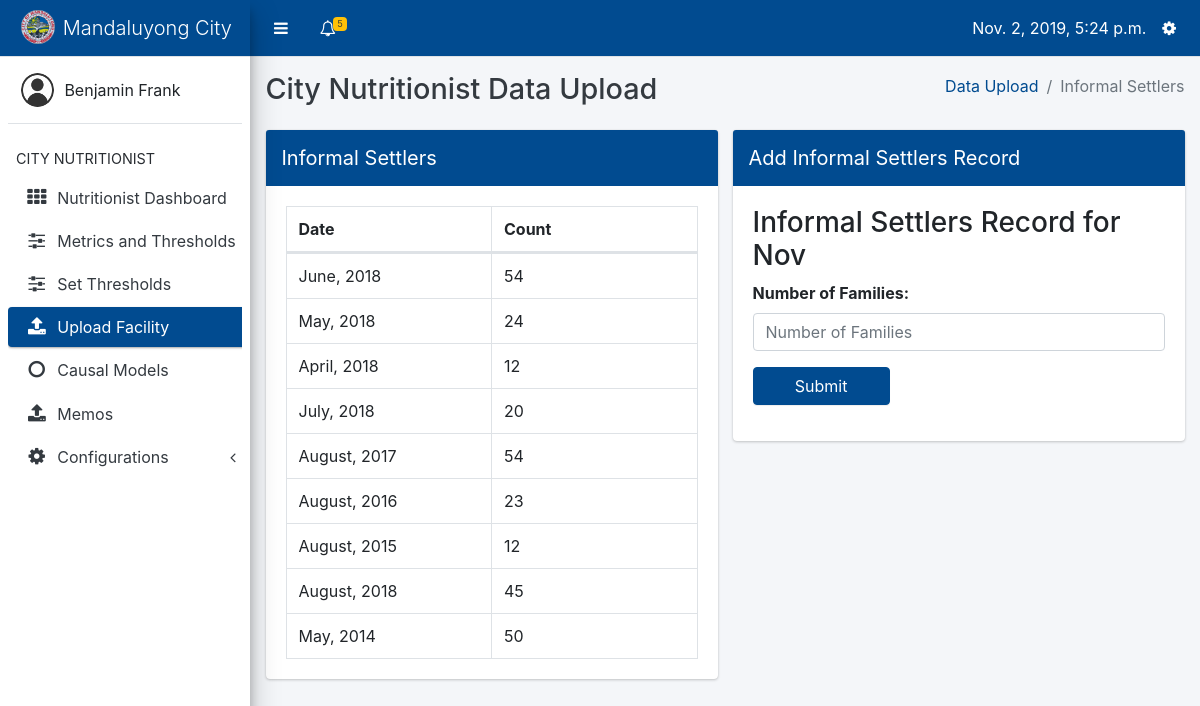
The page /data-input/nutritionist/informal_settlers (signed in) on the database its author committed.
### core/models.py (models this page shows, shortened)
class Profile(models.Model):
    user = models.OneToOneField(User, on_delete=models.CASCADE, related_name='profile')
    barangay = models.ForeignKey(Barangay, on_delete=models.CASCADE, null=True, blank=True)
    USER_TYPES = (
        ('Barangay Nutrition Scholar', 'Barangay Nutrition Scholar'),
        ('Nutritionist', 'Nutritionist'),
        ('Nutrition Program Coordinator', 'Nutrition Program Coordinator')
    )
    user_type = models.CharField(max_length=40, choices=USER_TYPES)

### datainput/models.py (models this page shows, shortened)
class InformalSettlers(models.Model):
    families_count = models.DecimalField(max_digits=5, decimal_places=0, verbose_name='Number of Families')
    date = models.DateField(default=datetime.now)

### datainput/views.py (the view)
# urls.py: path('nutritionist/informal_settlers', views.informal_settlers_index, name='informal_settlers_index'),
@login_required
def informal_settlers_index(request):
    records = InformalSettlers.objects.all()
    form = InformalSettlersForm(request.POST or None)
    has_record = validations.has_informal_settlers()
    if form.is_valid():
        record = form.save(commit=False)
        record.save()
        messages.success(request, 'Data successfully uploaded')
        return redirect('datainput:informal_settlers_index')
    profile = Profile.objects.get(user=request.user)
    context = {
        'profile': profile,
        'active': 'du',
        'records': records,
        'form': form,
        'has_record': has_record
    }
    return render(request, 'datainput/informal_settlers.html', context)

### datainput/forms.py
class InformalSettlersForm(ModelForm):
    class Meta:
        model = InformalSettlers
        fields =  '__all__'
        exclude = ['date']

### core/context_processors.py (called while the page is built)
def get_user_type(request):
    if request.user.is_anonymous:
        return {
            'user_type': None
        }
    return {
        'user_type': Profile.objects.get(user=request.user).user_type
    }

def get_notifications(request):
    if not request.user.is_anonymous:
        notifications = Notification.objects.filter(profile_to=Profile.objects.get(user=request.user)).order_by('date')
        return {
            'notifications': notifications
        }
    return {
        'notifications': None
    }

def get_unread_notifications(request):
    if not request.user.is_anonymous:
        unread_count = Notification.objects.filter(profile_to=Profile.objects.get(user=request.user), is_read=False)
        return {
            'unread_count': unread_count.count()
        }
    return {
        'unread_count': None
    }

def today(request):
    return {
        'today': datetime.now()
    }

def year_now(request):
    return {
        'year_present': datetime.now().year
    }

def profile(request):
    if request.user.is_anonymous:
        return {
            'profile': None
        }
    return {
        'profile': Profile.objects.get(user=request.user)
    }

### core/templatetags/tags.py (called while the page is built)
@register.filter(name='addcssclass')
def addcssclass(field):
   return field.as_widget(attrs={"class":"form-control", "placeholder":field.label})

@register.filter(name='field_type')
def field_type(field):
    return field.field.widget.__class__.__name__

### friends/datainput/validations.py (called while the page is built)
def has_informal_settlers():
    return InformalSettlers.objects.filter(date__year=datetime.now().year, date__month=datetime.now().month).count() > 0

### datainput/templates/datainput/informal_settlers.html (shortened to what this page needs)
{% extends 'core/nutritionist-layout.html' %}
{% block content %}
<div class="content-wrapper" style="min-height: 620px; height: auto; margin-top: 57px;">
    <div class="content-header">
        <div class="container-fluid">
            <div class="row mb-2">
                <div class="col-sm-6">
                    <h1 class="m-0 text-dark">City Nutritionist Data Upload</h1>
                </div>
                <div class="col-sm-6">
                    <ol class="breadcrumb float-sm-right">
                        <li class="breadcrumb-item"><a href="{% url 'datainput:nutritionist_upload' %}">Data Upload</a></li>
                        <li class="breadcrumb-item active">Informal Settlers</li>
                    </ol>
                </div>
            </div>
        </div>
    </div>
    <section class="content">
        <div class="container-fluid">
            <div class="row">
                <div class="col-6">
                    <div class="card card-primary">
                        <div class="card-header p-0">
                            <h3 class="card-title p-3">Informal Settlers</h3>
                        </div>
                        <div class="card-body">
                            <table class="table table-bordered">
                                <thead>
                                    <tr>
                                        <th style="width: 50%;">Date</th>
                                        <th>Count</th>
                                    </tr>
                                </thead>
                                <tbody>
                                    {% if records.count == 0 %}
                                    <tr>
                                        <td colspan="2" style="text-align: center;">No data recorded</td>
                                    </tr>
                                    {% else %}
                                    {% for record in records %}
                                    <tr>
                                        <td>{{ record.date|date:"F, Y"}}</td>
                                        <td>{{ record.families_count }}</td>
                                    </tr>
                                    {% endfor %}
                                    {% endif %}
                                </tbody>
                            </table>
                        </div>
                    </div>
                </div>
                <div class="col-6">
                    <div class="card card-primary">
                        <div class="card-header p-0">
                            <h3 class="card-title p-3">Add Informal Settlers Record</h3>
                        </div>
                        <div class="card-body">
                            {% if not has_record %}
                            <h3>Informal Settlers Record for {% now "M" %}</h3>
                            <div>
                                <form method="POST">
                                    {% include 'core/helpers/form_template.html' %}
                                    <input class="btn btn-primary col-4" type="submit">
                                </form>
                            </div>
                            {% else %}
                            <p style="text-align: center; margin-top: 16px;">Data has already been recorded for this year</p>
                            {% endif %}
                        </div>
                    </div>
                </div>
            </div>
        </div>
    </section>
</div>
{% endblock %}

### core/templates/core/nutritionist-layout.html (shortened to what this page needs)
{% load static %}
<html>
    <head>
        <link rel="stylesheet" type="text/css" href="{% static 'core/plugins/bootstrap/css/bootstrap.css' %}">
        <link rel="stylesheet" type="text/css" href="{% static 'core/plugins/css/adminlte.css' %}">
        <link rel="stylesheet" type="text/css" href="{% static 'core/plugins/datatables/dataTables.bootstrap4.css' %}">
        <link rel="stylesheet" type="text/css" href="{% static 'core/plugins/font-awesome/css/font-awesome.css' %}">
        <link rel="stylesheet" type="text/css" href="{% static 'core/plugins/select2/select2.css' %}">
    </head>
    <body class="sidebar-mini" style="padding-right: 0 !important;">
        <div class="wrapper">
            <nav class="main-header navbar navbar-expand border-bottom navbar-light bg-primary" style="position: fixed; right: 0; left: 0;">
                <ul class="navbar-nav">
                    <li class="nav-item">
                        <a class="nav-link" data-widget="pushmenu" href="#" style="padding-top: 12px;"><i class="fa fa-bars"></i></a>
                    </li>
                    <li class="nav-item dropdown">
                        <a class="nav-link" data-toggle="dropdown" href="#" aria-expanded="false" style="padding-top: 12px;">
                            <i class="fa fa-bell-o"></i>
                            {% if unread_count > 0 %}
                                <span class="badge badge-warning navbar-badge">
                                {{ unread_count }}</span>
                            {% endif %}
                        </a>
                    </li>
                </ul>
                <ul class="navbar-nav ml-auto">
                    <li class="nav-item mt-2">
                        {{ today }}
                    </li>
                    <li class="nav-item dropdown">
                        <a class="nav-link" data-toggle="dropdown" href="#" aria-expanded="true" style="padding-top: 12px;">
                            <i class="fa fa-cog"></i>
                        </a>
                    </li>
                </ul>
            </nav>
            <aside class="main-sidebar elevation-4 sidebar-light-primary" style="min-height: 620px;">
                <div class="brand-link bg-primary">
                    <img src="{% static 'core/images/com.png' %}" class="brand-image img-circle" style="opacity: .8">
                    <span class="brand-text font-weight-light">Mandaluyong City</span>
                </div>
                <div class="sidebar">
                    <div class="user-panel mt-3 pb-3 mb-3 d-flex">
                        <div class="image">
                            <img src="{% static 'core/images/usr.png' %}" class="img-circle" alt="User Image">
                        </div>
                        <div class="info">
                            <div class="d-block">{{ profile.user.first_name }} {{ profile.user.last_name }}</div>
                        </div>
                    </div>
                    <nav class="mt-2">
                        <ul class="nav nav-pills nav-sidebar flex-column" data-widget="treeview" role="menu" data-accordion="false">
                            <li class="nav-header">CITY NUTRITIONIST</li>
                            <li class="nav-item">
                                <a href="{% url 'core:nutritionist' %}" class="nav-link {% if active == 'db' %}active{% endif %}">
                                    <i class="nav-icon fa fa-th"></i>
                                    <p>Nutritionist Dashboard</p>
                                </a>
                                </li>
                            <li class="nav-item">
                                <a href="{% url 'datapreprocessing:index' %}" class="nav-link {% if active == 'mt' %}active{% endif %}">
                                    <i class="nav-icon fa fa-sliders"></i>
                                    <p>Metrics and Thresholds</p>
                                </a>
                            </li>
                            <li class="nav-item">
                                <a href="{% url 'datapreprocessing:set_thresholds' %}" class="nav-link {% if active == 'st' %}active{% endif %}">
                                    <i class="nav-icon fa fa-sliders"></i>
                                    <p>Set Thresholds</p>
                                </a>
                            </li>
                            <li class="nav-item">
                                <a href="{% url 'datainput:nutritionist_upload' %}" class="nav-link {% if active == 'du' %}active{% endif %}">
                                    <i class="nav-icon fa fa-upload"></i>
                                    <p>Upload Facility</p>
                                </a>
                                </li>
                            <li class="nav-item">
                                <a href="{% url 'causalmodel:index' 2018 %}" class="nav-link {% if active == 'mm' %}active{% endif %}">
                                    <i class="nav-icon fa fa-circle-o"></i>
                                    <p>Causal Models</p>
                                </a>
                            </li>
                            <li class="nav-item">
                                <a href="{% url 'core:memos' %}" class="nav-link {% if active == 'mm' %}active{% endif %}">
                                    <i class="nav-icon fa fa-upload"></i>
                                    <p>Memos</p>
                                </a>
                            </li>
                             <li class="nav-item has-treeview {% if active == 'arc' %}menu-open{% endif %}">
                            <a href="#" class="nav-link {% if active == 'arc' %}active{% endif %}">
                              <i class="nav-icon fa fa-cog"></i>
                              <p>
                                Configurations
                                <i class="right fa fa-angle-left"></i>
                              </p>
                            </a>
                            </li>
                        </ul>
                    </nav>
                </div>
            </aside>
            {% block content %}
            {% endblock %}
        </div>
    </body>
</html>

### rows shown on the page
Profile: user.first_name "Benjamin", user.last_name "Frank"
InformalSettlers: date "June, 2018", families_count "54"
InformalSettlers: date "May, 2018", families_count "24"
InformalSettlers: date "April, 2018", families_count "12"
InformalSettlers: date "July, 2018", families_count "20"
InformalSettlers: date "August, 2017", families_count "54"
InformalSettlers: date "August, 2016", families_count "23"
InformalSettlers: date "August, 2015", families_count "12"
InformalSettlers: date "August, 2018", families_count "45"
InformalSettlers: date "May, 2014", families_count "50"

### other values the page prints
{{ unread_count }} "5"
{{ field.label_tag }} "Number of Families:"
